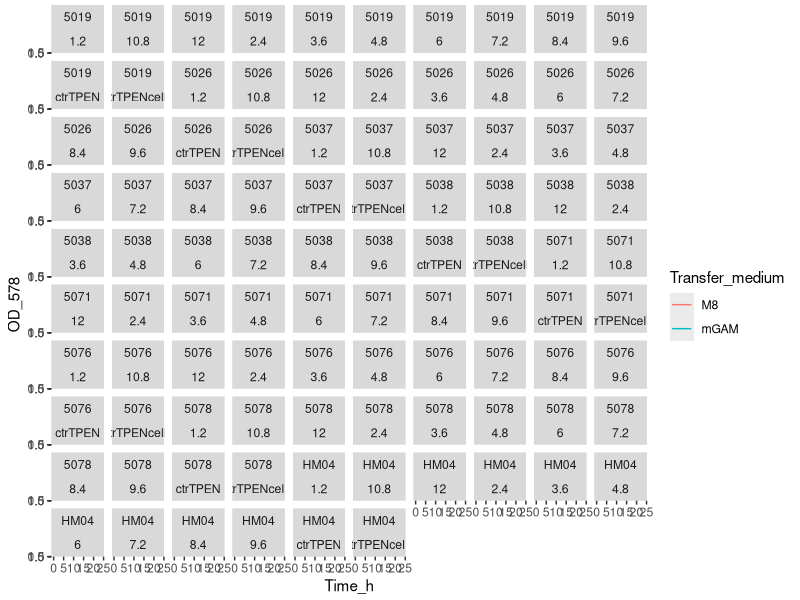
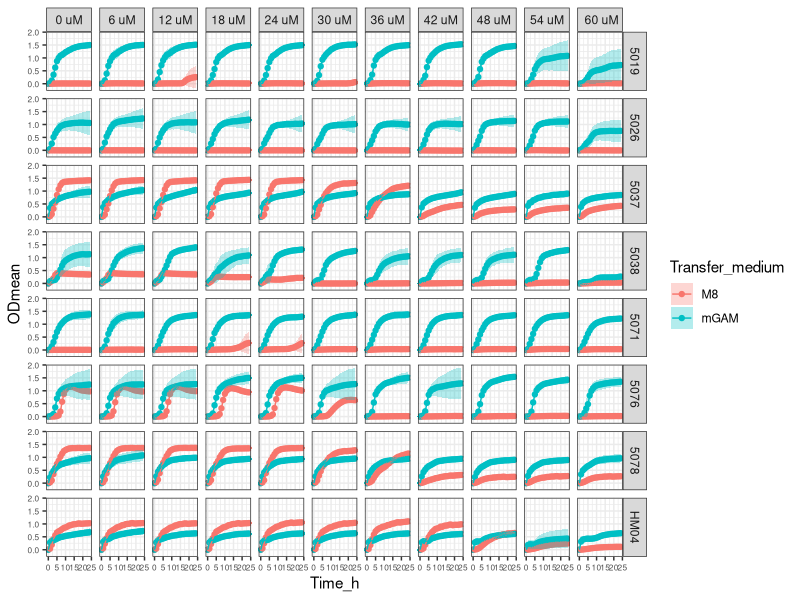

Recreate these plots in R, in order.
setwd("~/ITQB/Plate readings/Exp3_6plates_18102023")

library(tidyverse)

library(readxl)
Exp3 <- Exp3_6plates_18102023_final <- read_excel("Exp3_6plates_18102023_final_final.xlsx")
View(Exp3) 

Exp3_v1 <- Exp3 %>%
  pivot_longer(names_to = "Condition", values_to = "OD_578", cols = -Time_h)
Exp3_v1
View(Exp3_v1)


Exp3_v2 <- separate(Exp3_v1, Condition, 
                    c("Strain",
                      "Transfer_medium",
                      "Zn_condition", 
                      "Tech_Repl",
                      "Biol_Repl",
                      "TPEN_conc",
                      "Well_number"), 
                    sep = "_", remove = FALSE,
                    convert = FALSE)
View(Exp3_v2)

Exp3_v2$OD_578 <- as.numeric (Exp3_v2$OD_578) #Because OD_578 values are  character

Exp3_v2 %>%
  ggplot(aes(x= Time_h, y=OD_578, color = Transfer_medium)) +
  geom_line() +
  facet_wrap (Strain ~ TPEN_conc)



Exp3_v3<- Exp3_v2 %>% group_by(Strain, Transfer_medium, Zn_condition, Tech_Repl, Biol_Repl, Well_number) %>%
  mutate(blank = Time_h ==0)

View(Exp3_v3)

Exp3_v4 <- Exp3_v3 %>%
  group_by(Strain, Transfer_medium, Zn_condition, Tech_Repl, Biol_Repl, Well_number) %>%
  mutate(OD = OD_578 - OD_578[blank]) %>%
  ungroup()


View(Exp3_v4)

#Obtain the mean and sd
Exp3_v5 <- Exp3_v4 %>% group_by(Time_h, Strain, Transfer_medium, TPEN_conc) %>%
  summarise(ODmean = mean(OD), sdOD = sd(OD), n())

Exp3_v5$TPEN_conc <- factor(Exp3_v5$TPEN_conc, levels = c("ctrTPEN", 
                                                         "ctrTPENcells",
                                                         "1.2",
                                                         "2.4",
                                                         "3.6",
                                                         "4.8",
                                                         "6",
                                                         "7.2",
                                                         "8.4",
                                                         "9.6",
                                                         "10.8",
                                                         "12"
                                                           ))



Exp3_v5 <- Exp3_v5 %>% mutate(TPEN_conc = recode (TPEN_conc,
                                                  "ctrTPEN" = "blank" ,
                                                  "ctrTPENcells" = "0 uM",
                                                  "1.2" = "6 uM",
                                                  "2.4" = "12 uM",
                                                  "3.6"= "18 uM",
                                                  "4.8"= "24 uM",
                                                  "6" = "30 uM",
                                                  "7.2" = "36 uM",
                                                  "8.4" = "42 uM",
                                                  "9.6" = "48 uM",
                                                  "10.8" = "54 uM",
                                                  "12" = " 60 uM"))
                                 

Exp3_v5  %>% filter (TPEN_conc != "blank") %>%
  ggplot(mapping=aes(x = Time_h,
                     y = ODmean,
                     color = Transfer_medium
  )) +
  geom_point() + 
  geom_line() +
  geom_ribbon(aes(ymin=ODmean-sdOD, ymax=ODmean+sdOD, fill = Transfer_medium), 
              alpha = 0.3, colour = NA) + 
  facet_grid (Strain ~ TPEN_conc) +
  theme_bw() +
  theme(
    axis.text = element_text(size = 6)  # Decrease the size of the numbers on the axes
)

